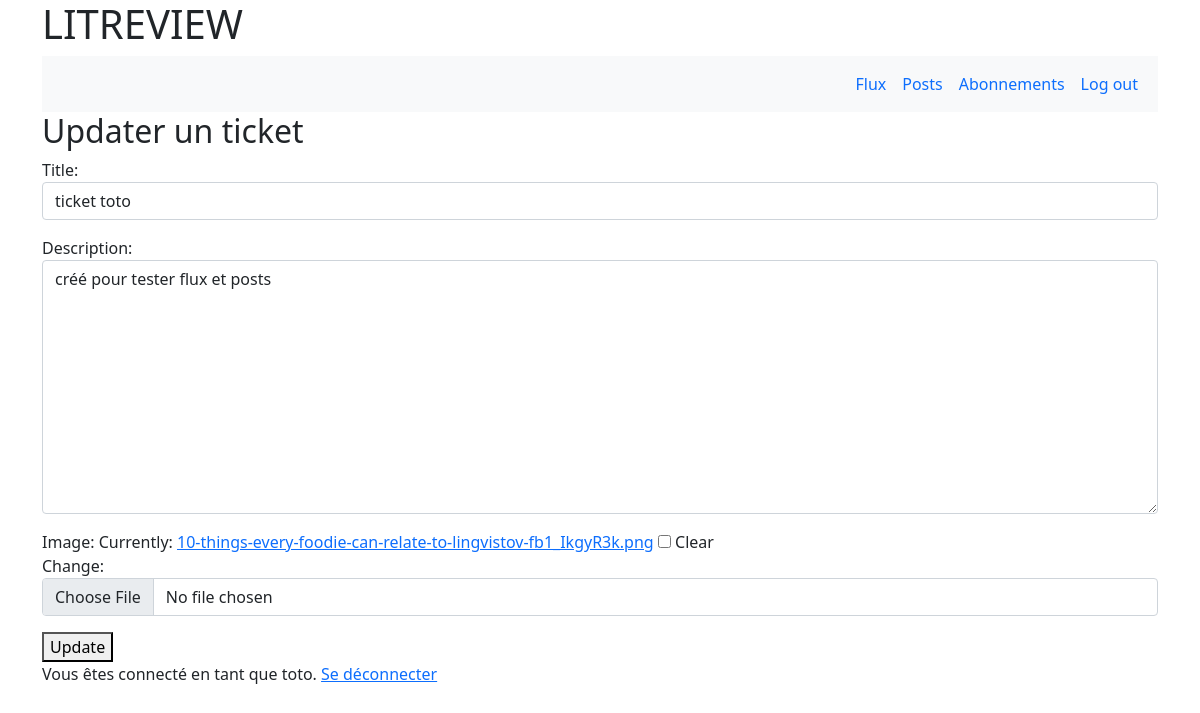
The app's page /ticket/6/update (signed in) with its own data.
### litreview/models.py (models this page shows, shortened)
class Ticket(models.Model):
    title = models.CharField(max_length=128)
    description = models.TextField(max_length=2048, blank=True)
    user = models.ForeignKey(
        to=settings.AUTH_USER_MODEL, on_delete=models.CASCADE)
    image = models.ImageField(null=True, blank=True)
    time_created = models.DateTimeField(auto_now_add=True)

### authentication/models.py (models this page shows)
class User(AbstractUser):
    CREATOR = 'CREATOR'
    SUBSCRIBER = 'SUBSCRIBER'
    ROLE_CHOICES = (
        (CREATOR, 'Créateur'),
        (SUBSCRIBER, 'Abonné'),
    )
    role = models.CharField(max_length=30,
                            choices=ROLE_CHOICES,
                            verbose_name='Rôle')

### litreview/views.py (the view)
# urls.py: path('ticket/<int:ticket_id>/update', views.ticket_update,
def ticket_update(request, ticket_id):
    ticket = get_object_or_404(Ticket, id=ticket_id)
    if request.method == 'POST':
        ticket_form = forms.TicketForm(request.POST, request.FILES,
                                       instance=ticket)
        if ticket_form.is_valid():
            ticket_form.save()
            return redirect('posts')
    else:
        ticket_form = forms.TicketForm(instance=ticket)
    return render(request,
                  'litreview/update_ticket.html',
                  {'ticket_form': ticket_form})

### litreview/forms.py
class TicketForm(forms.ModelForm):
    class Meta:
        model = models.Ticket
        fields = ['title', 'description', 'image']
        widgets = {
            'title': forms.TextInput(attrs={'class': 'form-control'}),
            'description': forms.Textarea(attrs={'class': 'form-control'}),
            'image': forms.ClearableFileInput(attrs={'class': 'form-control'})
        }

### litreview/templates/litreview/update_ticket.html (shortened to what this page needs)
{% extends 'base.html' %}
{% block content %}
{% include 'litreview/nav.html' %}
    <h2>Updater un ticket</h2>
    <form method="post" enctype="multipart/form-data">
        {{ ticket_form.as_p }}
        <button type="submit" >Update</button>
    </form>
{% endblock content %}

### templates/base.html (shortened to what this page needs)
{% load static %}
{{ '<' }}{{ '!DOCTYPE html>' }}
<html lang="en">
  <head>
    <link href="https://cdn.jsdelivr.net/npm/bootstrap@5.1.3/dist/css/bootstrap.min.css" rel="stylesheet">
    <link rel="stylesheet" type="text/css" href="{% static 'litreview/style.css' %}">
    <link rel="stylesheet" href="https://cdnjs.cloudflare.com/ajax/libs/font-awesome/4.7.0/css/font-awesome.min.css">
  </head>
  <body>
  <div class="container">
    <h1>LITREVIEW</h1>
    {% block content %}{% endblock content %}
    {% if user.is_authenticated %}
            <p>Vous êtes connecté en tant que {{ request.user }}. <a href="{% url 'logout' %}">Se déconnecter</a></p>
    {% endif %}
    </div>
  </body>
</html>

### records on screen
Ticket: title "ticket toto", description "créé pour tester flux et posts"
User: user "toto"
